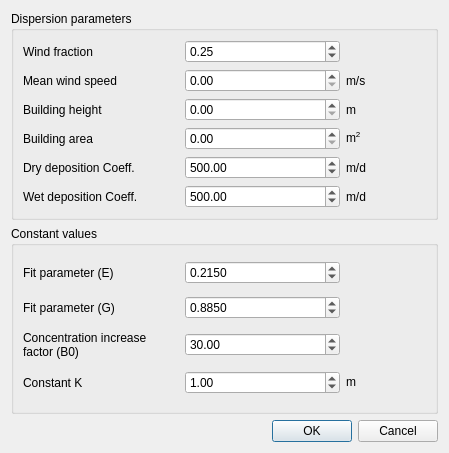
<?xml version="1.0" encoding="UTF-8"?>
<ui version="4.0">
 <class>DialogAtmosphericTransport</class>
 <widget class="QDialog" name="DialogAtmosphericTransport">
  <property name="geometry">
   <rect>
    <x>0</x>
    <y>0</y>
    <width>449</width>
    <height>453</height>
   </rect>
  </property>
  <property name="windowTitle">
   <string>Atmospheric Transport Parameters</string>
  </property>
  <layout class="QVBoxLayout" name="verticalLayout">
   <item>
    <widget class="QGroupBox" name="groupBox">
     <property name="title">
      <string>Dispersion parameters</string>
     </property>
     <layout class="QHBoxLayout" name="horizontalLayout">
      <item>
       <layout class="QGridLayout" name="gridLayout">
        <item row="4" column="0">
         <widget class="QLabel" name="label">
          <property name="text">
           <string>Dry deposition Coeff. </string>
          </property>
         </widget>
        </item>
        <item row="2" column="2">
         <widget class="QLabel" name="lblDiameterUnit">
          <property name="minimumSize">
           <size>
            <width>50</width>
            <height>0</height>
           </size>
          </property>
          <property name="maximumSize">
           <size>
            <width>80</width>
            <height>16777215</height>
           </size>
          </property>
          <property name="text">
           <string>m</string>
          </property>
         </widget>
        </item>
        <item row="3" column="1">
         <widget class="QDoubleSpinBox" name="numBuildingArea">
          <property name="maximum">
           <double>100000000.000000000000000</double>
          </property>
         </widget>
        </item>
        <item row="0" column="1">
         <widget class="QDoubleSpinBox" name="numWindFraction">
          <property name="maximum">
           <double>1000.000000000000000</double>
          </property>
          <property name="value">
           <double>0.250000000000000</double>
          </property>
         </widget>
        </item>
        <item row="3" column="2">
         <widget class="QLabel" name="lblFlowrateUnit">
          <property name="minimumSize">
           <size>
            <width>50</width>
            <height>0</height>
           </size>
          </property>
          <property name="maximumSize">
           <size>
            <width>80</width>
            <height>16777215</height>
           </size>
          </property>
          <property name="text">
           <string>&lt;html&gt;&lt;head/&gt;&lt;body&gt;&lt;p&gt;m&lt;span style=&quot; vertical-align:super;&quot;&gt;2&lt;/span&gt;&lt;/p&gt;&lt;/body&gt;&lt;/html&gt;</string>
          </property>
         </widget>
        </item>
        <item row="3" column="0">
         <widget class="QLabel" name="lblFlowrate">
          <property name="maximumSize">
           <size>
            <width>200</width>
            <height>16777215</height>
           </size>
          </property>
          <property name="text">
           <string>Building area</string>
          </property>
         </widget>
        </item>
        <item row="0" column="0">
         <widget class="QLabel" name="lblDuration">
          <property name="maximumSize">
           <size>
            <width>200</width>
            <height>16777215</height>
           </size>
          </property>
          <property name="text">
           <string>Wind fraction</string>
          </property>
         </widget>
        </item>
        <item row="0" column="2">
         <widget class="QLabel" name="lblDurationUnit">
          <property name="minimumSize">
           <size>
            <width>50</width>
            <height>0</height>
           </size>
          </property>
          <property name="maximumSize">
           <size>
            <width>80</width>
            <height>16777215</height>
           </size>
          </property>
          <property name="text">
           <string/>
          </property>
         </widget>
        </item>
        <item row="2" column="0">
         <widget class="QLabel" name="lblDiameter">
          <property name="maximumSize">
           <size>
            <width>200</width>
            <height>16777215</height>
           </size>
          </property>
          <property name="text">
           <string>Building height</string>
          </property>
         </widget>
        </item>
        <item row="1" column="2">
         <widget class="QLabel" name="lblReleaseHeightUnit">
          <property name="minimumSize">
           <size>
            <width>50</width>
            <height>0</height>
           </size>
          </property>
          <property name="maximumSize">
           <size>
            <width>80</width>
            <height>16777215</height>
           </size>
          </property>
          <property name="text">
           <string>m/s</string>
          </property>
         </widget>
        </item>
        <item row="2" column="1">
         <widget class="QDoubleSpinBox" name="numBuildingHeight">
          <property name="maximum">
           <double>100000.000000000000000</double>
          </property>
         </widget>
        </item>
        <item row="1" column="1">
         <widget class="QDoubleSpinBox" name="numWindSpeed">
          <property name="maximum">
           <double>100000.000000000000000</double>
          </property>
         </widget>
        </item>
        <item row="1" column="0">
         <widget class="QLabel" name="lblReleaseHeight">
          <property name="maximumSize">
           <size>
            <width>200</width>
            <height>16777215</height>
           </size>
          </property>
          <property name="text">
           <string>Mean wind speed</string>
          </property>
         </widget>
        </item>
        <item row="5" column="0">
         <widget class="QLabel" name="label_2">
          <property name="text">
           <string>Wet deposition Coeff.</string>
          </property>
         </widget>
        </item>
        <item row="4" column="1">
         <widget class="QDoubleSpinBox" name="numDryCoeff">
          <property name="maximum">
           <double>10000000.000000000000000</double>
          </property>
          <property name="value">
           <double>500.000000000000000</double>
          </property>
         </widget>
        </item>
        <item row="5" column="1">
         <widget class="QDoubleSpinBox" name="numWetCoeff">
          <property name="maximum">
           <double>1000000.000000000000000</double>
          </property>
          <property name="value">
           <double>500.000000000000000</double>
          </property>
         </widget>
        </item>
        <item row="4" column="2">
         <widget class="QLabel" name="label_3">
          <property name="text">
           <string>m/d</string>
          </property>
         </widget>
        </item>
        <item row="5" column="2">
         <widget class="QLabel" name="label_4">
          <property name="text">
           <string>m/d</string>
          </property>
         </widget>
        </item>
       </layout>
      </item>
     </layout>
    </widget>
   </item>
   <item>
    <widget class="QGroupBox" name="groupBox_2">
     <property name="title">
      <string>Constant values</string>
     </property>
     <layout class="QHBoxLayout" name="horizontalLayout_2">
      <item>
       <layout class="QGridLayout" name="gridLayout_2">
        <item row="1" column="2">
         <widget class="QLabel" name="lblReleaseHeightUnit_2">
          <property name="minimumSize">
           <size>
            <width>50</width>
            <height>0</height>
           </size>
          </property>
          <property name="maximumSize">
           <size>
            <width>80</width>
            <height>16777215</height>
           </size>
          </property>
          <property name="text">
           <string/>
          </property>
         </widget>
        </item>
        <item row="1" column="0">
         <widget class="QLabel" name="lblReleaseHeight_2">
          <property name="maximumSize">
           <size>
            <width>200</width>
            <height>16777215</height>
           </size>
          </property>
          <property name="text">
           <string>Fit parameter (G)</string>
          </property>
         </widget>
        </item>
        <item row="2" column="2">
         <widget class="QLabel" name="lblDiameterUnit_2">
          <property name="minimumSize">
           <size>
            <width>50</width>
            <height>0</height>
           </size>
          </property>
          <property name="maximumSize">
           <size>
            <width>80</width>
            <height>16777215</height>
           </size>
          </property>
          <property name="text">
           <string/>
          </property>
         </widget>
        </item>
        <item row="0" column="1">
         <widget class="QDoubleSpinBox" name="numFitE">
          <property name="decimals">
           <number>4</number>
          </property>
          <property name="maximum">
           <double>1000.000000000000000</double>
          </property>
          <property name="value">
           <double>0.215000000000000</double>
          </property>
         </widget>
        </item>
        <item row="3" column="1">
         <widget class="QDoubleSpinBox" name="numK">
          <property name="maximum">
           <double>100000000.000000000000000</double>
          </property>
          <property name="value">
           <double>1.000000000000000</double>
          </property>
         </widget>
        </item>
        <item row="3" column="0">
         <widget class="QLabel" name="lblFlowrate_2">
          <property name="maximumSize">
           <size>
            <width>200</width>
            <height>16777215</height>
           </size>
          </property>
          <property name="text">
           <string>Constant K</string>
          </property>
         </widget>
        </item>
        <item row="3" column="2">
         <widget class="QLabel" name="lblFlowrateUnit_2">
          <property name="minimumSize">
           <size>
            <width>50</width>
            <height>0</height>
           </size>
          </property>
          <property name="maximumSize">
           <size>
            <width>80</width>
            <height>16777215</height>
           </size>
          </property>
          <property name="text">
           <string>&lt;html&gt;&lt;head/&gt;&lt;body&gt;&lt;p&gt;m&lt;/p&gt;&lt;/body&gt;&lt;/html&gt;</string>
          </property>
         </widget>
        </item>
        <item row="1" column="1">
         <widget class="QDoubleSpinBox" name="numFitG">
          <property name="decimals">
           <number>4</number>
          </property>
          <property name="maximum">
           <double>100000.000000000000000</double>
          </property>
          <property name="value">
           <double>0.885000000000000</double>
          </property>
         </widget>
        </item>
        <item row="0" column="2">
         <widget class="QLabel" name="lblDurationUnit_2">
          <property name="minimumSize">
           <size>
            <width>50</width>
            <height>0</height>
           </size>
          </property>
          <property name="maximumSize">
           <size>
            <width>80</width>
            <height>16777215</height>
           </size>
          </property>
          <property name="text">
           <string/>
          </property>
         </widget>
        </item>
        <item row="0" column="0">
         <widget class="QLabel" name="lblDuration_2">
          <property name="maximumSize">
           <size>
            <width>200</width>
            <height>16777215</height>
           </size>
          </property>
          <property name="text">
           <string>Fit parameter (E)</string>
          </property>
         </widget>
        </item>
        <item row="2" column="1">
         <widget class="QDoubleSpinBox" name="numB0">
          <property name="maximum">
           <double>100000.000000000000000</double>
          </property>
          <property name="value">
           <double>30.000000000000000</double>
          </property>
         </widget>
        </item>
        <item row="2" column="0">
         <widget class="QLabel" name="lblDiameter_2">
          <property name="maximumSize">
           <size>
            <width>200</width>
            <height>16777215</height>
           </size>
          </property>
          <property name="text">
           <string>Concentration increase factor (B0) </string>
          </property>
          <property name="wordWrap">
           <bool>true</bool>
          </property>
         </widget>
        </item>
       </layout>
      </item>
     </layout>
    </widget>
   </item>
   <item>
    <widget class="QDialogButtonBox" name="buttonBox">
     <property name="orientation">
      <enum>Qt::Horizontal</enum>
     </property>
     <property name="standardButtons">
      <set>QDialogButtonBox::Cancel|QDialogButtonBox::Ok</set>
     </property>
    </widget>
   </item>
  </layout>
 </widget>
 <tabstops>
  <tabstop>numWindFraction</tabstop>
  <tabstop>numWindSpeed</tabstop>
  <tabstop>numBuildingHeight</tabstop>
  <tabstop>numBuildingArea</tabstop>
  <tabstop>numDryCoeff</tabstop>
  <tabstop>numWetCoeff</tabstop>
  <tabstop>numFitE</tabstop>
  <tabstop>numFitG</tabstop>
  <tabstop>numB0</tabstop>
  <tabstop>numK</tabstop>
  <tabstop>buttonBox</tabstop>
 </tabstops>
 <resources/>
 <connections>
  <connection>
   <sender>buttonBox</sender>
   <signal>accepted()</signal>
   <receiver>DialogAtmosphericTransport</receiver>
   <slot>accept()</slot>
   <hints>
    <hint type="sourcelabel">
     <x>248</x>
     <y>254</y>
    </hint>
    <hint type="destinationlabel">
     <x>157</x>
     <y>274</y>
    </hint>
   </hints>
  </connection>
  <connection>
   <sender>buttonBox</sender>
   <signal>rejected()</signal>
   <receiver>DialogAtmosphericTransport</receiver>
   <slot>reject()</slot>
   <hints>
    <hint type="sourcelabel">
     <x>316</x>
     <y>260</y>
    </hint>
    <hint type="destinationlabel">
     <x>286</x>
     <y>274</y>
    </hint>
   </hints>
  </connection>
 </connections>
</ui>
